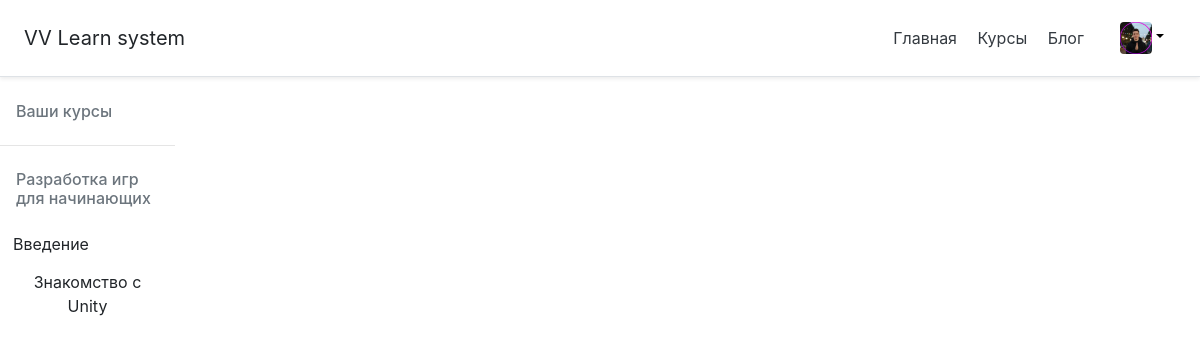
The page / (signed in) on the database its author committed.
### Accaunt/models.py (models this page shows, shortened)
class profile(models.Model):
    user = models.OneToOneField(User, on_delete=models.CASCADE)
    cover = models.ImageField(upload_to='images/', default='/images/icon_0.png')
    is_teacher = models.BooleanField(default=False,verbose_name='Преподаватель')

### LearnSystem/models.py (models this page shows, shortened)
class LearnCource(models.Model):
    cource_id =  models.PositiveIntegerField(
        default=0,
        verbose_name='Номер курса'
    )
    name = models.CharField(
        max_length=100,
        verbose_name='Заголовок курса',
        default='Название!'
    )

class LearnModule(models.Model):
    cource = models.ForeignKey(LearnCource, on_delete=models.CASCADE)
    name = models.CharField(
        max_length=100,
        verbose_name='Заголовок модуля',
        default='Название!'
    )

### LearnSystem/views.py (the view)
# urls.py: path('', views.home,name='blog')
def home(request):
    if request.user.is_authenticated == False:
            return HttpResponseRedirect('/accounts/login')
    user = User.objects.get(username=request.user)
    courcesInstance = CourceInstance.objects.filter(user = user)
    listCource = []
    for cource in courcesInstance:
        cources = LearnCource.objects.filter(cource_id = cource.cource_id)
        modules = LearnModule.objects.filter(cource_id = cource.cource_id)
        modulesList = []
        for module in modules:
            themes = LearnTheme.objects.filter(module_id = module.id)
            moduleData = {'module': module,'themes': themes}
            modulesList.append(moduleData)
        courceDirectory = {'cources': cources,'modulesList': modulesList}
        listCource.append(courceDirectory)
    return render(request,'LearnSystem/index.html',context={'listcources':listCource,'theme':''})

### LearnSystem/templates/LearnSystem/index.html (shortened to what this page needs)
﻿{% extends "LearnSystem/layout.html" %}
{% block content %}
<div class="row">
    <div class="col-sm-2">
        <ul class="nav nav-pills flex-column">
            {% if user.is_authenticated %}
            <li class="nav-item">
                <h6 class="nav-link disabled" href="#">Ваши курсы</h6>
                <hr />
            </li>
            {% for data in listcources %}
            {% for cource in data.cources %}
            <li class="nav-item">
                <h6 class="nav-link disabled" href="#">{{cource.name}}</h6>
            </li>
            {% for moduleData in data.modulesList %}
            <li class="nav-item">
                <button class="btn" data-toggle="collapse" data-target="#cource{{moduleData.module.id}}">{{moduleData.module.name}}</button>
            </li>
             {% endfor %}
            {% endfor %}
            {% endfor %}
            {% endif %}
        </ul>
    </div>
          </div>
          </div>
 {% endblock %}

### LearnSystem/templates/LearnSystem/layout.html (shortened to what this page needs)
﻿<!DOCTYPE html>
<html>
<head>
    {% load static %}
    <link rel="stylesheet" type="text/css" href="{% static 'LearnSystem/content/bootstrap.min.css' %}" />
    <link rel="stylesheet" type="text/css" href="{% static 'LearnSystem/content/site.css' %}" />
 </head>
<body>
    {% load google_analytics_tags %}
         <div class="d-flex flex-column flex-md-row align-items-center p-3 px-md-4 mb-3 bg-white border-bottom shadow-sm fixed-top">
              <h5 class="my-0 mr-md-auto font-weight-normal">VV Learn system</h5>
              <nav class="my-2 my-md-0 mr-md-3">
                <a class="p-2 text-dark" href="{% url 'home' %}">Главная</a>
                <a class="p-2 text-dark" href="#">Курсы</a>
                <a class="p-2 text-dark" href="{% url 'blog' %}">Блог</a>
              </nav>
          {% if user.is_authenticated %}
             <div class="dropdown ">
            <a class="btn-login-def dropdown-toggle"  href="#" data-toggle="dropdown"><img class="rounded" src="{{user.profile.cover.url}}" width="32" height="32"></a>
                 </div>
      {% endif %}
         </div>
        <div class="menufixed">{% block content %}{% endblock %}
    </body>
</html>

### LearnSystem/static/LearnSystem/content/site.css (style rules this page uses)
.menufixed { margin-top: 70px; }
.btn-login-def { color: black; display: inline-block; font-weight: 400; vertical-align: middle; cursor: pointer; padding: .375rem .75rem; }
* { box-sizing: border-box }

### rows shown on the page
LearnCource: name "Разработка игр для начинающих"
LearnModule: module.name "Введение"
LearnModule: module.name "Знакомство с Unity"
